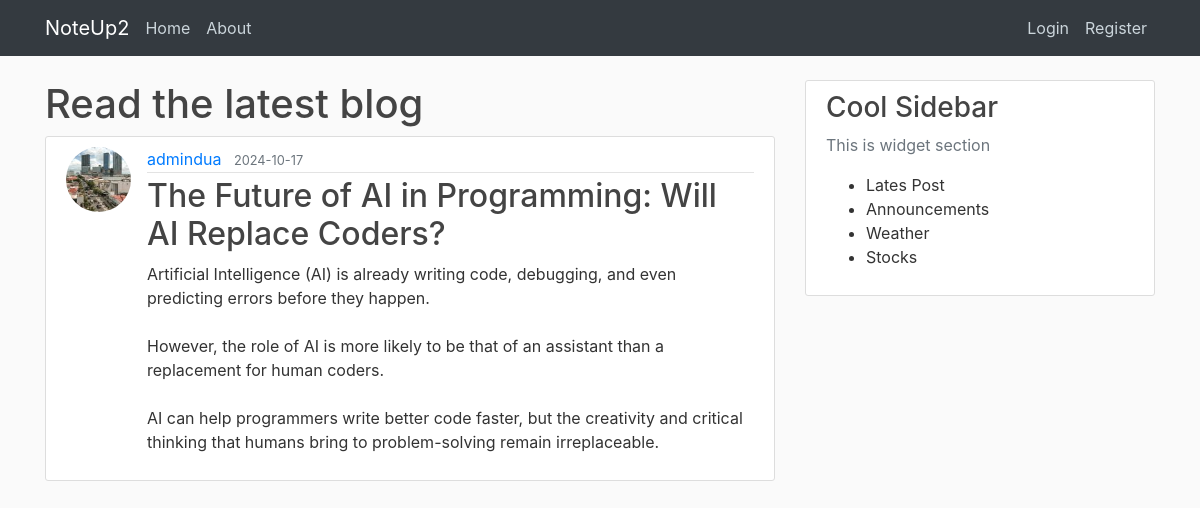
Page /post/8 on the earlier database version.
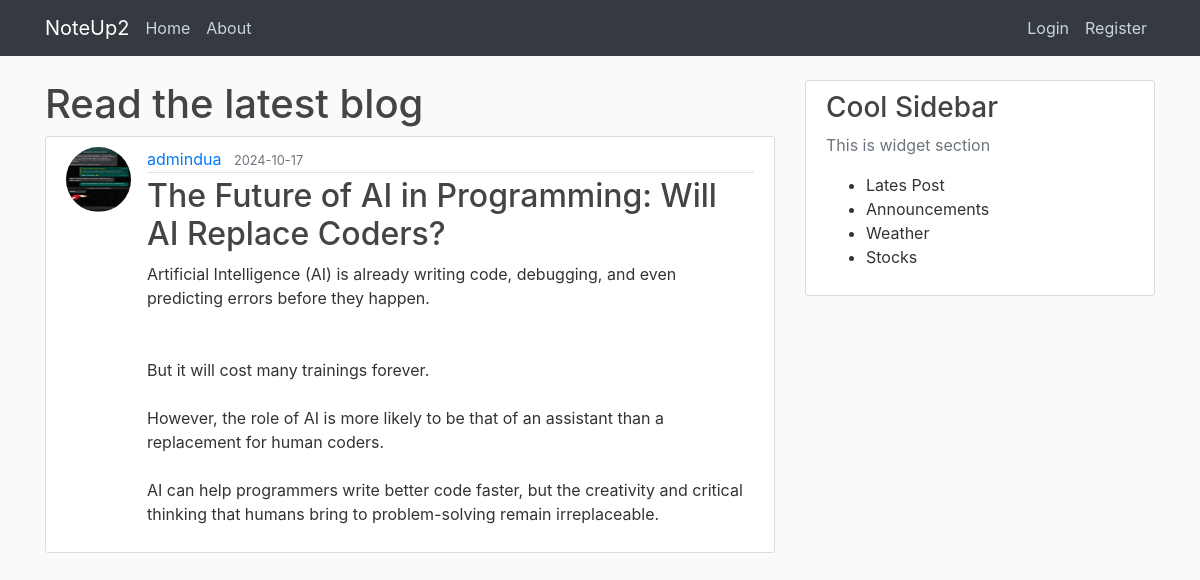
Same page on the later database version.
### noteup/models.py (models this page shows, shortened)
class User(db.Model, UserMixin):
    id = db.Column(db.Integer, primary_key=True)
    username = db.Column(db.String(20), unique=True, nullable=False)
    email = db.Column(db.String(100), unique=True, nullable=False)
    image_file = db.Column(db.String(20), nullable=False, default='default.jpg')
    password = db.Column(db.String(60), nullable=False)
    posts = db.relationship('Post', backref='author', lazy=True)

class Post(db.Model):
    id = db.Column(db.Integer, primary_key=True)
    title = db.Column(db.String(100), nullable=False)
    date_posted = db.Column(db.DateTime, nullable=False, default=datetime.now(timezone.utc))
    content = db.Column(db.Text, nullable=False)
    user_id = db.Column(db.Integer, db.ForeignKey('user.id'), nullable=False)

### noteup/posts/routes.py (the view)
@posts.route("/post/<int:post_id>")
def post(post_id):
    post = Post.query.get_or_404(post_id)
    return render_template('post.html', title=post.title, post=post)

### noteup/templates/post.html (shortened to what this page needs)
{% extends "layout.html" %}
{% block content %}
    <h1>Read the latest blog</h1>
    <article class="media content-section">
        <img class="rounded-circle article-img" src="{{ url_for('static', filename='img/' + post.author.image_file) }}">
        <div class="media-body">
            <div class="article-metadata">
                <a href="{{ url_for('users.user_posts', username=post.author.username) }}" class="mr-2">{{ post.author.username }}</a>
                <small class="text-muted">{{ post.date_posted.strftime('%Y-%m-%d') }}</small>
            </div>
            <h2 class="article-title">{{ post.title }}</h2>
            <p class="article-content">{{ post.content }}</p>
        </div>
    </article>
{% endblock content %}

Differences in the rows shown:
changed User "admindua": image_file: a different picture
changed Post "The Future of AI in Programming: Will AI Replace Coders?": content "…errors before they happen. However, the role of…" → "…errors before they happen. But it will cost many trainings forever. However, the role of…"
